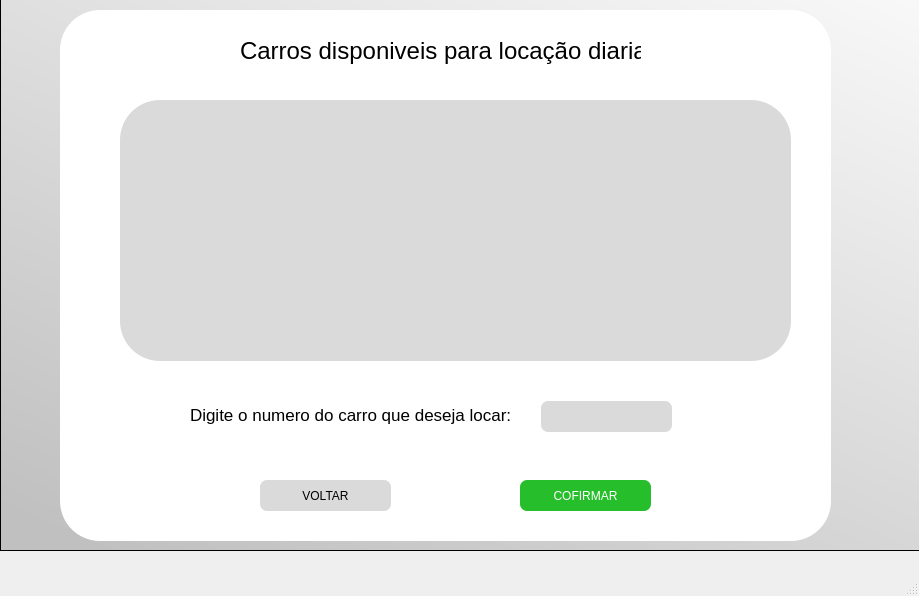
<?xml version="1.0" encoding="UTF-8"?>
<ui version="4.0">
 <class>MainWindow</class>
 <widget class="QMainWindow" name="MainWindow">
  <property name="geometry">
   <rect>
    <x>0</x>
    <y>0</y>
    <width>919</width>
    <height>596</height>
   </rect>
  </property>
  <property name="windowTitle">
   <string>MainWindow</string>
  </property>
  <widget class="QWidget" name="centralwidget">
   <widget class="QFrame" name="frame">
    <property name="geometry">
     <rect>
      <x>0</x>
      <y>-10</y>
      <width>1141</width>
      <height>561</height>
     </rect>
    </property>
    <property name="styleSheet">
     <string notr="true">background-color: qlineargradient(spread:pad, x1:0.085, y1:1, x2:1, y2:0, stop:0 rgba(192, 192, 192, 255), stop:1 rgba(255, 255, 255, 255));</string>
    </property>
    <property name="frameShape">
     <enum>QFrame::StyledPanel</enum>
    </property>
    <property name="frameShadow">
     <enum>QFrame::Raised</enum>
    </property>
    <widget class="QFrame" name="frame_3">
     <property name="geometry">
      <rect>
       <x>60</x>
       <y>20</y>
       <width>771</width>
       <height>531</height>
      </rect>
     </property>
     <property name="styleSheet">
      <string notr="true">background-color: rgb(255, 255, 255);
border-radius:40;</string>
     </property>
     <property name="frameShape">
      <enum>QFrame::StyledPanel</enum>
     </property>
     <property name="frameShadow">
      <enum>QFrame::Raised</enum>
     </property>
     <widget class="QTableWidget" name="tabela_diaria">
      <property name="geometry">
       <rect>
        <x>60</x>
        <y>90</y>
        <width>671</width>
        <height>261</height>
       </rect>
      </property>
      <property name="styleSheet">
       <string notr="true">background-color: rgb(218, 218, 218);
color: rgb(0, 0, 0);</string>
      </property>
     </widget>
     <widget class="QLabel" name="label_2">
      <property name="geometry">
       <rect>
        <x>180</x>
        <y>20</y>
        <width>401</width>
        <height>41</height>
       </rect>
      </property>
      <property name="font">
       <font>
        <pointsize>18</pointsize>
       </font>
      </property>
      <property name="text">
       <string>Carros disponiveis para locação diaria</string>
      </property>
     </widget>
     <widget class="QLineEdit" name="id_carro">
      <property name="geometry">
       <rect>
        <x>481</x>
        <y>391</y>
        <width>131</width>
        <height>31</height>
       </rect>
      </property>
      <property name="styleSheet">
       <string notr="true">background-color: rgb(218, 218, 218);
color: rgb(0, 0, 0);
border-radius:7;</string>
      </property>
     </widget>
     <widget class="QLabel" name="label_3">
      <property name="geometry">
       <rect>
        <x>130</x>
        <y>384</y>
        <width>321</width>
        <height>41</height>
       </rect>
      </property>
      <property name="font">
       <font>
        <pointsize>13</pointsize>
       </font>
      </property>
      <property name="text">
       <string>Digite o numero do carro que deseja locar:</string>
      </property>
     </widget>
     <widget class="QPushButton" name="btn_continuar">
      <property name="geometry">
       <rect>
        <x>460</x>
        <y>470</y>
        <width>131</width>
        <height>31</height>
       </rect>
      </property>
      <property name="cursor">
       <cursorShape>PointingHandCursor</cursorShape>
      </property>
      <property name="styleSheet">
       <string notr="true">background-color: rgb(39, 190, 44);
color: rgb(255, 255, 255);
border-radius:7;
</string>
      </property>
      <property name="text">
       <string>COFIRMAR</string>
      </property>
     </widget>
     <widget class="QPushButton" name="voltar_dbtn">
      <property name="geometry">
       <rect>
        <x>200</x>
        <y>470</y>
        <width>131</width>
        <height>31</height>
       </rect>
      </property>
      <property name="cursor">
       <cursorShape>PointingHandCursor</cursorShape>
      </property>
      <property name="styleSheet">
       <string notr="true">background-color: rgb(218, 218, 218);
color: rgb(0, 0, 0);
border-radius:7;
</string>
      </property>
      <property name="text">
       <string>VOLTAR</string>
      </property>
     </widget>
    </widget>
   </widget>
  </widget>
  <widget class="QMenuBar" name="menubar">
   <property name="geometry">
    <rect>
     <x>0</x>
     <y>0</y>
     <width>919</width>
     <height>21</height>
    </rect>
   </property>
  </widget>
  <widget class="QStatusBar" name="statusbar"/>
 </widget>
 <resources/>
 <connections/>
</ui>
